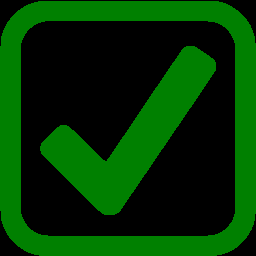
//> input picture gradeCurricular/checked.png, 256 x 256 px
$ ./main checked.png   (built with g++ and OpenCV 4)
//> lines starting //> are read from the running program, lines starting //| are printed output that depends on the picture; after the words box and inside, x2 and y2 are one past the last pixel; in counts of white or black regions, pixels touching at a corner belong together
#include <bits/stdc++.h>
#include <opencv2/opencv.hpp>

#define debug 0
#define TAM 40

using namespace std;
using namespace cv;
Mat checked, imgOrig;
std::vector<Point> pilha;

int coluna[8] = {58, 185, 312, 439, 566, 693, 820, 947};
int linha[6] = {170, 260, 350, 440, 530, 620};

void getNear(int &x, int &y){
	int pos_x, menor_x = 10000;
	int pos_y, menor_y = 10000;
	for (int i = 0; i < 8; ++i){ //coluna
		if(abs(coluna[i] - y) < menor_y){
			menor_y = abs(coluna[i] - y);
			pos_y = coluna[i];
		}
	}
	for (int i = 0; i < 6; ++i){ //linha
		if (abs(linha[i] - x) < menor_x){
			menor_x = abs(linha[i] - x);
			pos_x = linha[i];
		}
	}
	x = pos_x;
	y = pos_y;
}

void setChecked(Point center){
	int x = center.x-20, y = center.y-20;
	for (int i = 0; i < TAM; ++i){
		for (int j = 0; j < TAM; ++j){
			if(checked.at<uchar>(i,j) >= 50){
				imgOrig.at<Vec3b>(y + i, j + x)[0] = 0;
				imgOrig.at<Vec3b>(y + i, j + x)[1] = 255;
				imgOrig.at<Vec3b>(y + i, j + x)[2] = 0;
			}
		}
	}
}

bool loadChecked(){
	checked = imread("checked.png", 0);
	return !checked.empty();
}

void mousefunc(int event, int x, int y, int flags, void* userdata) {
	if(event == EVENT_LBUTTONDOWN) {
		//x = coluna
		getNear(y, x);
		pilha.push_back(Point(x,y));
		setChecked(Point(x, y));
	}
}

int main(int argc, char const *argv[]) {
	string winname = "Display window";
	imgOrig = imread(argv[1]); //ver parâmetros
//> imgOrig is the input picture: 256 rows x 256 cols, CV_8UC3; mean B, G, R 0, 54.6, 0
	cout << (loadChecked()? "Loaded checked!" : "Error! Load image checked Failed.") << '\n';
//> in loadChecked, `checked = imread("checked.png", 0);`:
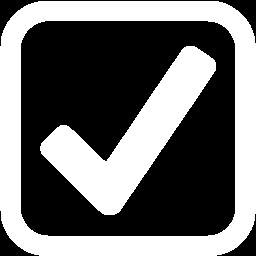
//> checked: 256 rows x 256 cols, CV_8UC1; values 0 (black) and 75 (white), 42.7% white; 2 white regions, box (x1, y1, x2, y2) and area: (0, 1, 256, 256) 18117, (40, 46, 216, 215) 9854
//| Loaded checked!
	resize(checked, checked, Size(40, 40));
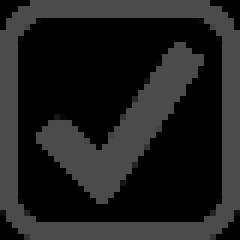
//> checked: 40 rows x 40 cols, CV_8UC1 (shown 6 times larger); min 0, max 75, mean 31.2
	if (argc < 2){
		cerr << "Usage: " << argv[0] << " <image-file-name>\n";
		exit(0);
	}
	namedWindow(winname, CV_WINDOW_AUTOSIZE );// Create a window for display.
	setMouseCallback(winname, mousefunc, NULL);
	char c;
	int cont =0;
	while((c = waitKey(10)) != 27) {
//> the Esc key is pressed
		switch(c) {
			case 's':
				string path = "result_fluxograma" + to_string(cont++) +".png";
				imwrite(path, imgOrig);
				cout << "Saved file!" << endl;
				//destroyWindow(winname);
				break;
		}
		imshow(winname, imgOrig);
	}
	return 0;
}
//line(Mat& img, Point pt1, Point pt2, const Scalar& color, int thickness=1, int lineType=8, int shift=0)¶
//circle(vis, Point(y,x), 3, Scalar(255,0,0), -1);
// coluna - linha
//(58,170) (934, 170)
//(58,615) (934, 615)
